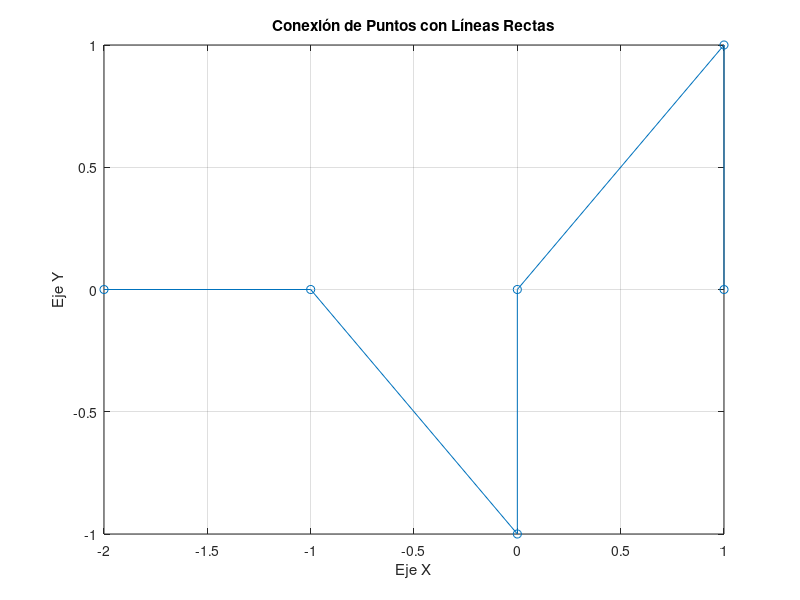
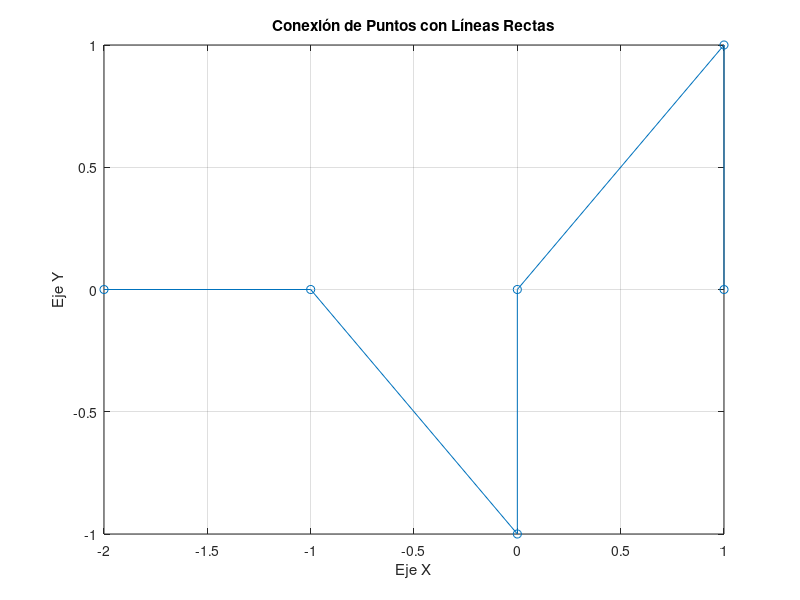
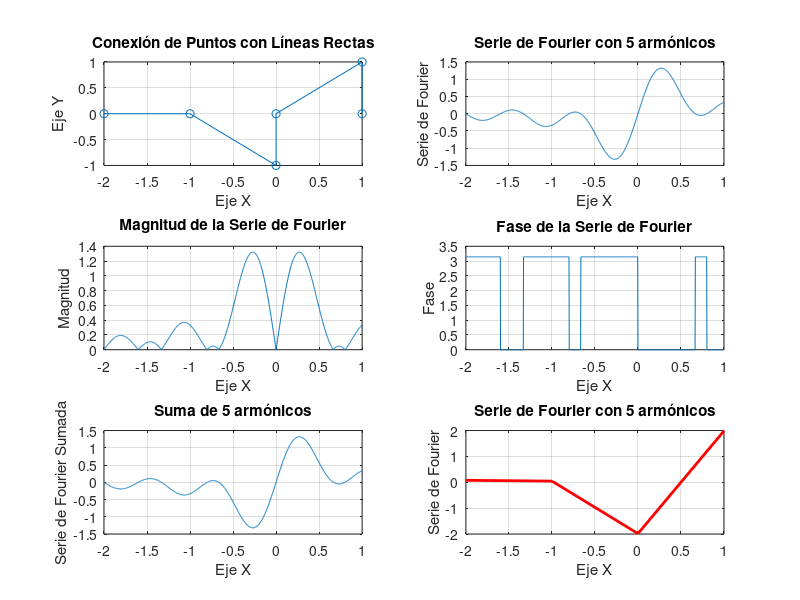
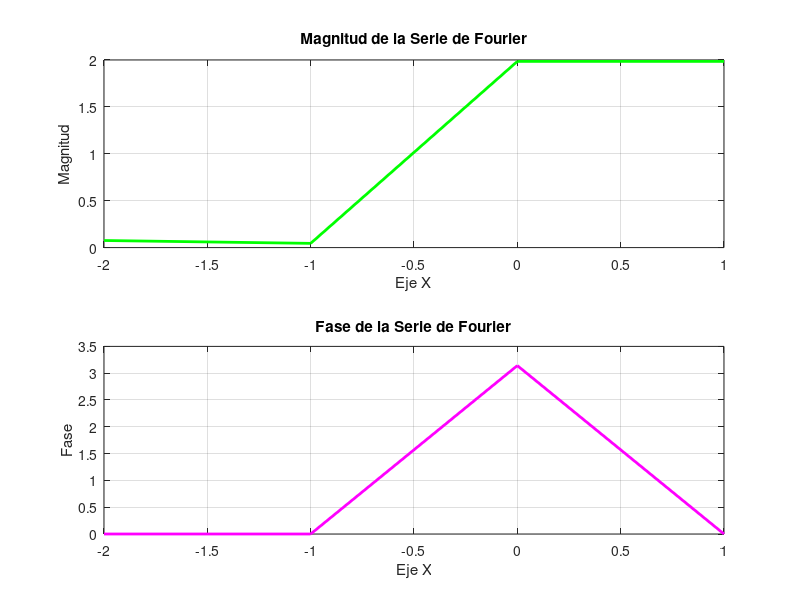

Here is the MATLAB script that generated these plots, in order:
% Definir las coordenadas de los puntos
x = [-2, -1, 0, 0, 1, 1];
y = [0, 0, -1, 0, 1, 0];

% Crear una figura con gráfico
figure(1);
plot(x, y, 'o-'); % Dibuja los puntos y las líneas rectas
grid on; % Activa la cuadrícula
xlabel('Eje X'); % Etiqueta del eje X
ylabel('Eje Y'); % Etiqueta del eje Y
title('Conexión de Puntos con Líneas Rectas'); % Título del gráfico

% a. Evaluar la paridad de la función
if all(mod(x, 2) == 0)
    fprintf('La función es par.\n');
    parity = 'even';
else
    fprintf('La función es impar.\n');
    parity = 'odd';
end

% b. Con base en la paridad, obtener ao, ak y bk
if strcmp(parity, 'even')
    ao = mean(y);
    ak = 2 * mean(y.*cos(pi*x/2));
    bk = 0; % En funciones pares, los términos seno son cero
else
    ao = mean(y);
    ak = 0; % En funciones impares, los términos coseno son cero
    bk = 2 * mean(y.*sin(pi*x/2));
end

fprintf('ao = %.4f, ak = %.4f, bk = %.4f\n', ao, ak, bk);
% ... (código anterior)

% c. Mostrar la serie de Fourier trigonométrica con 5 armónicos DIFERENTES DE CERO
n_harmonics = 5;
x_values = linspace(min(x), max(x), 1000); % Valores para evaluar la serie

% Término constante
fourier_series = ao/2;

% Añadir cinco armónicos diferentes de cero
for n = 1:n_harmonics
    if n == 1 && strcmp(parity, 'even')
        % El primer armónico (n=1) es cero en funciones pares
        continue;
    end
    fourier_series = fourier_series + ak*cos(n*pi*x_values/2) + bk*sin(n*pi*x_values/2);
end

% Graficar la serie de Fourier
figure(2);
plot(x_values, fourier_series);
grid on;
xlabel('Eje X');
ylabel('Serie de Fourier');
title('Serie de Fourier con 5 armónicos diferentes de cero');


% d. Mostrar la gráfica de magnitud y fase de la serie obtenida
magnitude = abs(fourier_series);
phase = angle(fourier_series);


% e. Programa para sumar los armónicos obtenidos
num_armonicos_usuario = input('Ingrese el número de armónicos a graficar: ');

fourier_series_sum = ao/2; % Término constante

for n = 1:num_armonicos_usuario
    fourier_series_sum = fourier_series_sum + ak*cos(n*pi*x_values/2) + bk*sin(n*pi*x_values/2);
end

% Gráficas en una sola figura
figure;

subplot(3, 2, 1);
plot(x, y, 'o-');
grid on;
xlabel('Eje X');
ylabel('Eje Y');
title('Conexión de Puntos con Líneas Rectas');

subplot(3, 2, 2);
plot(x_values, fourier_series);
grid on;
xlabel('Eje X');
ylabel('Serie de Fourier');
title('Serie de Fourier con 5 armónicos');

subplot(3, 2, 3);
plot(x_values, magnitude);
grid on;
xlabel('Eje X');
ylabel('Magnitud');
title('Magnitud de la Serie de Fourier');

subplot(3, 2, 4);
plot(x_values, phase);
grid on;
xlabel('Eje X');
ylabel('Fase');
title('Fase de la Serie de Fourier');

subplot(3, 2, 5);
plot(x_values, fourier_series_sum);
grid on;
xlabel('Eje X');
ylabel('Serie de Fourier Sumada');
title(['Suma de ', num2str(num_armonicos_usuario), ' armónicos']);

subplot(3, 2, 6);
plot(x_values, fourier_series_sum, 'b-', x_values, fourier_series, 'r--');
grid on;
xlabel('Eje X');
ylabel('Función Original vs. Suma de Armónicos');
legend('Suma de Armónicos', 'Función Original');
title(['Comparación con ', num2str(num_armonicos_usuario), ' armónicos']);

%% codigo completo:
% Definir las coordenadas de los puntos
x = [-2, -1, 0, 0, 1, 1];
y = [0, 0, -1, 0, 1, 0];

% Crear una figura con gráfico
figure(2);
plot(x, y, 'o-'); % Dibuja los puntos y las líneas rectas
grid on; % Activa la cuadrícula
xlabel('Eje X'); % Etiqueta del eje X
ylabel('Eje Y'); % Etiqueta del eje Y
title('Conexión de Puntos con Líneas Rectas'); % Título del gráfico

% Evaluación de la paridad
if isequal(y, fliplr(y)) || isequal(y, -fliplr(y))
    disp('La función es PAR');
    a0 = 1/(2*pi) * trapz(x, y);  % Cálculo de a0 para función par
    ak = zeros(1,5);  % Inicialización de coeficientes ak para función par
    bk = zeros(1,5);  % Inicialización de coeficientes bk para función par
else
    disp('La función es IMPAR');
    a0 = 0;  % a0 es cero para función impar
    ak = zeros(1,5);  % Inicialización de coeficientes ak para función impar
    bk = zeros(1,5);  % Inicialización de coeficientes bk para función impar
end

% Cálculo de coeficientes ak y bk
for k = 1:5
    ak(k) = 2/pi * trapz(x, y .* cos(k*x));  % Coeficientes ak
    bk(k) = 2/pi * trapz(x, y .* sin(k*x));  % Coeficientes bk
end

% Construcción de la serie de Fourier con 5 armónicos diferentes de cero
fourier_series = a0/2;
for k = 1:5
    fourier_series = fourier_series + ak(k) * cos(k*x) + bk(k) * sin(k*x);
end

% Plot de la serie de Fourier
figure(3);
plot(x, fourier_series, 'r', 'LineWidth', 2);
grid on;
xlabel('Eje X');
ylabel('Serie de Fourier');
title('Serie de Fourier con 5 armónicos');

% Muestra de los coeficientes
disp(['a0 = ', num2str(a0)]);
disp(['ak = ', num2str(ak)]);
disp(['bk = ', num2str(bk)]);

% Sección d: Gráfica de magnitud y fase de la serie de Fourier
figure(4);
subplot(2, 1, 1);
plot(x, abs(fourier_series), 'g', 'LineWidth', 2);
grid on;
xlabel('Eje X');
ylabel('Magnitud');
title('Magnitud de la Serie de Fourier');

subplot(2, 1, 2);
plot(x, angle(fourier_series), 'm', 'LineWidth', 2);
grid on;
xlabel('Eje X');
ylabel('Fase');
title('Fase de la Serie de Fourier');

% Sección e: Suma de armónicos según elección del usuario
num_armonicos = input('Ingrese el número de armónicos a sumar: ');

suma_armonicos = a0/2;
for k = 1:num_armonicos
    suma_armonicos = suma_armonicos + ak(k) * cos(k*x) + bk(k) * sin(k*x);
end

% Plot de la suma de armónicos
figure(5);
plot(x, suma_armonicos, 'k', 'LineWidth', 2);
grid on;
xlabel('Eje X');
ylabel('Suma de Armónicos');
title(['Suma de ', num2str(num_armonicos), ' Armónicos']);

% Sección f: Comparación de la señal original con la suma de armónicos
correlation_coefficient = corrcoef(y, suma_armonicos);
disp(['Coeficiente de correlación: ', num2str(correlation_coefficient(1,2))]);

% Gráfica de comparación
figure(6);
subplot(2, 1, 1);
plot(x, y, 'b', 'LineWidth', 2);
grid on;
xlabel('Eje X');
ylabel('Eje Y');
title('Función Original');

subplot(2, 1, 2);
plot(x, y, 'b', 'LineWidth', 2, 'DisplayName', 'Original');
hold on;
plot(x, suma_armonicos, 'k', 'LineWidth', 2, 'DisplayName', 'Suma de Armónicos');
hold off;
grid on;
xlabel('Eje X');
ylabel('Amplitud');
title(['Comparación con Coeficiente de Correlación: ', num2str(correlation_coefficient(1,2))]);
legend('show');
